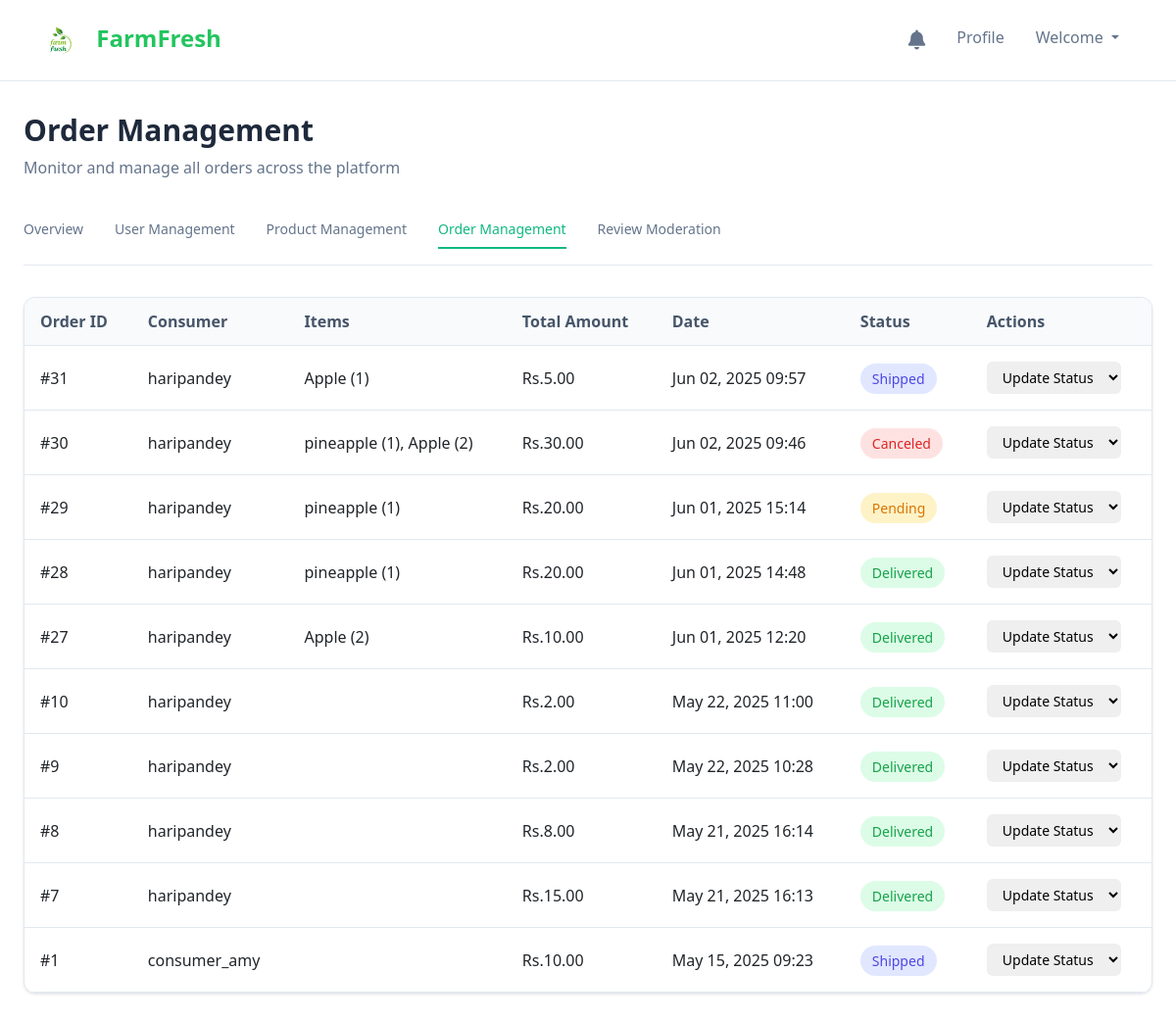
Screenshot of /admin/orders.php (signed in) with the database file from the repository.
### tables this page shows
CREATE TABLE `orders` (
  `order_id` int(11) NOT NULL,
  `consumer_id` int(11) DEFAULT NULL,
  `total_amount` decimal(10,2) DEFAULT NULL,
  `status` enum('pending','processing','shipped','delivered','canceled') DEFAULT 'pending',
  `order_date` datetime DEFAULT current_timestamp(),
  `shipping_address` varchar(255) DEFAULT NULL,
  `shipping_city` varchar(100) DEFAULT NULL,
  `shipping_state` varchar(100) DEFAULT NULL,
  `shipping_zipcode` varchar(20) DEFAULT NULL,
  `payment_method` varchar(50) DEFAULT NULL,
  `transaction_id` varchar(100) DEFAULT NULL,
  `updated_at` datetime DEFAULT current_timestamp() ON UPDATE current_timestamp()
);

CREATE TABLE `users` (
  `user_id` int(11) NOT NULL,
  `username` varchar(100) DEFAULT NULL,
  `email` varchar(100) DEFAULT NULL,
  `password` varchar(100) DEFAULT NULL,
  `first_name` varchar(100) DEFAULT NULL,
  `last_name` varchar(100) DEFAULT NULL,
  `phone` varchar(20) DEFAULT NULL,
  `address` varchar(255) DEFAULT NULL,
  `city` varchar(100) DEFAULT NULL,
  `state` varchar(100) DEFAULT NULL,
  `zipcode` varchar(20) DEFAULT NULL,
  `role` enum('farmer','consumer','admin') NOT NULL,
  `created_at` datetime DEFAULT current_timestamp(),
  `updated_at` datetime DEFAULT current_timestamp() ON UPDATE current_timestamp(),
  `profile_image` varchar(255) DEFAULT NULL,
  `is_active` tinyint(1) DEFAULT 1,
  `bio` text DEFAULT NULL
);

### admin/orders.php (the view, shortened to what this page needs)
<?php
include '../config/db.php';
$orders_query = "SELECT o.*,
                        u.username as consumer_name,
                        COUNT(oi.order_item_id) as total_items,
                        GROUP_CONCAT(CONCAT(p.name, ' (', oi.quantity, ')') SEPARATOR ', ') as items_list
                 FROM orders o
                 JOIN users u ON o.consumer_id = u.user_id
                 LEFT JOIN order_items oi ON o.order_id = oi.order_id
                 LEFT JOIN products p ON oi.product_id = p.product_id
                 GROUP BY o.order_id
                 ORDER BY o.order_date DESC";
$orders_result = mysqli_query($dbconn, $orders_query);
?>
<!DOCTYPE html>
<html lang="en">
<head>
    <link rel="stylesheet" href="https://cdnjs.cloudflare.com/ajax/libs/font-awesome/6.4.0/css/all.min.css">
</head>
<body>
<?php include '../includes/navbar.php'; ?>
    <div class="dashboard-container">
        <div class="header">
            <h1>Order Management</h1>
            <p>Monitor and manage all orders across the platform</p>
        </div>
        <div class="navigation-tabs">
            <a href="dashboard.php" class="nav-tab" >Overview</a>
            <a href="users.php" class="nav-tab">User Management</a>
            <a href="products.php" class="nav-tab">Product Management</a>
            <a href="orders.php" class="nav-tab active">Order Management</a>
            <a href="reviews.php" class="nav-tab">Review Moderation</a>
        </div>
        <div class="orders-table">
            <table>
                <thead>
                    <tr>
                        <th>Order ID</th>
                        <th>Consumer</th>
                        <th>Items</th>
                        <th>Total Amount</th>
                        <th>Date</th>
                        <th>Status</th>
                        <th>Actions</th>
                    </tr>
                </thead>
                <tbody>
                    <?php while ($order = mysqli_fetch_assoc($orders_result)): ?>
                        <tr>
                            <td>#<?php echo $order['order_id']; ?></td>
                            <td><?php echo htmlspecialchars($order['consumer_name']); ?></td>
                            <td class="items-list" title="<?php echo htmlspecialchars($order['items_list']); ?>">
                                <?php echo htmlspecialchars($order['items_list']); ?>
                            </td>
                            <td>Rs.<?php echo number_format($order['total_amount'], 2); ?></td>
                            <td><?php echo date('M d, Y H:i', strtotime($order['order_date'])); ?></td>
                            <td>
                                <span class="status-badge status-<?php echo $order['status']; ?>">
                                    <?php echo ucfirst($order['status']); ?>
                                </span>
                            </td>
                            <td>
                                <form action="" method="POST" class="d-inline">
                                    <select name="status" onchange="this.form.submit()" class="btn-status">
                                        <option value="">Update Status</option>
                                    </select>
                                </form>
                            </td>
                        </tr>
                    <?php endwhile; ?>
                </tbody>
            </table>
        </div>
    </div>
</body>
</html>

### admin/orders.php (style rules this page uses)
* { margin: 0; padding: 0; box-sizing: border-box; }
body { font-family: 'Inter', sans-serif; background-color: #f8fafc; color: #334155; line-height: 1.6; }
.dashboard-container { max-width: 1400px; margin: 0 auto; padding: 32px 24px; }
.header { margin-bottom: 2rem; }
.header h1 { font-size: 1.875rem; font-weight: 600; color: #1e293b; margin-bottom: 0.5rem; }
.header p { color: #64748b; }
.orders-table { background: white; border-radius: 12px; overflow: hidden; box-shadow: 0 1px 3px rgba(0, 0, 0, 0.1); border: 1px solid #e2e8f0; }
.orders-table table { width: 100%; border-collapse: collapse; }
.orders-table th { background: #f8fafc; padding: 12px 16px; text-align: left; font-weight: 600; color: #475569; border-bottom: 1px solid #e2e8f0; }
.orders-table td { padding: 16px; border-bottom: 1px solid #e2e8f0; }
.status-badge { padding: 6px 12px; border-radius: 20px; font-size: 0.875rem; font-weight: 500; }
.status-pending { background: #fef3c7; color: #d97706; }
.status-shipped { background: #e0e7ff; color: #4f46e5; }
.status-delivered { background: #dcfce7; color: #16a34a; }
.status-canceled { background: #fee2e2; color: #dc2626; }
.btn-status { padding: 6px 12px; border: none; border-radius: 6px; font-size: 0.875rem; font-weight: 500; cursor: pointer; transition: all 0.2s; }
.items-list { max-width: 300px; overflow: hidden; text-overflow: ellipsis; white-space: nowrap; }
.navigation-tabs { display: flex; gap: 32px; margin-bottom: 32px; border-bottom: 1px solid #e2e8f0; padding-bottom: 16px; }
.nav-tab { font-size: 0.875rem; font-weight: 500; color: #64748b; text-decoration: none; padding: 8px 0; border-bottom: 2px solid transparent; transition: all 0.3s ease; }
.nav-tab.active { color: #10b981; border-bottom-color: #10b981; }

### includes/navbar.php (style rules this page uses)
body, html { margin: 0; padding: 0; overflow-x: hidden; }

### rows the page displays
orders: order_id "31", consumer.username "haripandey", items_list "Apple (1)", total_amount "5.00", order_date "Jun 02, 2025 09:57", status "Shipped"
orders: order_id "30", consumer.username "haripandey", items_list "pineapple (1), Apple (2)", total_amount "30.00", order_date "Jun 02, 2025 09:46", status "Canceled"
orders: order_id "29", consumer.username "haripandey", items_list "pineapple (1)", total_amount "20.00", order_date "Jun 01, 2025 15:14", status "Pending"
orders: order_id "28", consumer.username "haripandey", items_list "pineapple (1)", total_amount "20.00", order_date "Jun 01, 2025 14:48", status "Delivered"
orders: order_id "27", consumer.username "haripandey", items_list "Apple (2)", total_amount "10.00", order_date "Jun 01, 2025 12:20", status "Delivered"
orders: order_id "10", consumer.username "haripandey", total_amount "2.00", order_date "May 22, 2025 11:00", status "Delivered"
orders: order_id "9", consumer.username "haripandey", total_amount "2.00", order_date "May 22, 2025 10:28", status "Delivered"
orders: order_id "8", consumer.username "haripandey", total_amount "8.00", order_date "May 21, 2025 16:14", status "Delivered"
orders: order_id "7", consumer.username "haripandey", total_amount "15.00", order_date "May 21, 2025 16:13", status "Delivered"
orders: order_id "1", consumer.username "consumer_amy", total_amount "10.00", order_date "May 15, 2025 09:23", status "Shipped"
